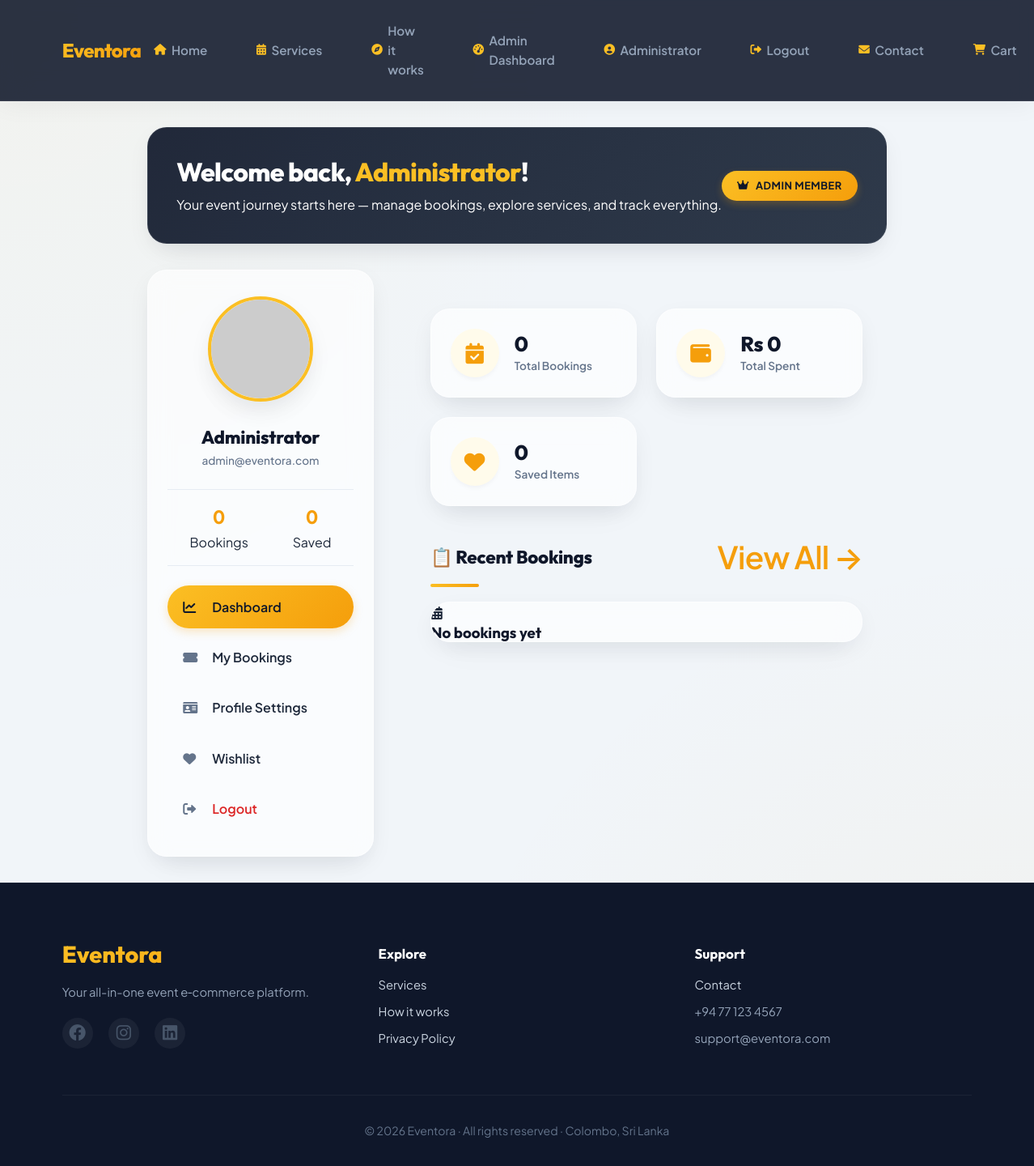
Screenshot of /uploads/profile.php (signed in) with the database file from the repository.
### tables this page shows
CREATE TABLE IF NOT EXISTS users (
    id INT AUTO_INCREMENT PRIMARY KEY,
    name VARCHAR(100) NOT NULL,
    email VARCHAR(100) UNIQUE NOT NULL,
    password VARCHAR(255) NOT NULL,
    phone VARCHAR(20) DEFAULT NULL,
    address TEXT DEFAULT NULL,
    city VARCHAR(100) DEFAULT NULL,
    profile_image VARCHAR(500) DEFAULT NULL,
    role ENUM('user', 'admin', 'vendor') DEFAULT 'user',
    status ENUM('active', 'inactive', 'banned') DEFAULT 'active',
    email_verified BOOLEAN DEFAULT FALSE,
    verification_token VARCHAR(255) DEFAULT NULL,
    reset_token VARCHAR(255) DEFAULT NULL,
    reset_expires DATETIME DEFAULT NULL,
    last_login DATETIME DEFAULT NULL,
    created_at TIMESTAMP DEFAULT CURRENT_TIMESTAMP,
    updated_at TIMESTAMP DEFAULT CURRENT_TIMESTAMP ON UPDATE CURRENT_TIMESTAMP,
    INDEX idx_email (email),
    INDEX idx_role (role),
    INDEX idx_status (status)
);

### uploads/profile.php (the view, shortened to what this page needs)
<?php
require_once '../backend/config.php';
$userId = $_SESSION['user_id'];
try {
    $stmt = $pdo->prepare("SELECT * FROM users WHERE id = ?");
    $stmt->execute([$userId]);
    $user = $stmt->fetch();
} catch (PDOException $e) {
    $user = [];
}
try {
    $stmt = $pdo->prepare("SELECT b.*, s.name AS service_name, s.category, s.image_url FROM bookings b JOIN services s ON b.service_id = s.id WHERE b.user_id = ? ORDER BY b.booking_date DESC");
    $stmt->execute([$userId]);
    $bookings = $stmt->fetchAll();
} catch (PDOException $e) {
    $bookings = [];
}
try {
    $stmt = $pdo->prepare("SELECT w.*, s.id AS service_id, s.name, s.price, s.image_url, s.category, s.rating FROM wishlist w JOIN services s ON w.service_id = s.id WHERE w.user_id = ?");
    $stmt->execute([$userId]);
    $wishlist = $stmt->fetchAll();
} catch (PDOException $e) {
    $wishlist = [];
}
$totalSpent = 0;
?>
<!DOCTYPE html>
<html lang="en">
<head>
    <link rel="stylesheet" href="https://cdnjs.cloudflare.com/ajax/libs/font-awesome/6.0.0-beta3/css/all.min.css">
    <link rel="stylesheet" href="../css/style.css">
</head>
<body>
    <?php include 'header.php'; ?>
    <main class="profile-container">
        <div class="welcome-banner">
            <div class="welcome-content">
                <div class="welcome-text">
                    <h1>Welcome back, <span style="color:var(--accent-gold);"><?php echo htmlspecialchars($user['name']); ?></span>!</h1>
                    <p>Your event journey starts here — manage bookings, explore services, and track everything.</p>
                </div>
                <div class="role-badge"><i class="fas fa-crown"></i> <span><?php echo ucfirst($user['role']); ?> Member</span></div>
            </div>
        </div>
        <div class="dashboard-grid">
            <aside class="profile-sidebar">
                <div class="avatar-container">
                    <img src="https://ui-avatars.com/api/?background=fbbf24&color=0f172a&bold=true&size=130&name=<?php echo urlencode($user['name']); ?>" alt="Avatar" class="profile-avatar">
                </div>
                <h3 class="profile-name"><?php echo htmlspecialchars($user['name']); ?></h3>
                <p class="profile-email"><?php echo htmlspecialchars($user['email']); ?></p>
                <div class="profile-stats">
                    <div class="stat-item"><div class="stat-number"><?php echo count($bookings); ?></div><div class="stat-label">Bookings</div></div>
                    <div class="stat-item"><div class="stat-number"><?php echo count($wishlist); ?></div><div class="stat-label">Saved</div></div>
                </div>
                <div class="sidebar-menu">
                    <div class="menu-item active" data-panel="dashboard"><i class="fas fa-chart-line"></i> Dashboard</div>
                    <div class="menu-item" data-panel="bookings"><i class="fas fa-ticket-alt"></i> My Bookings</div>
                    <div class="menu-item" data-panel="profile"><i class="fas fa-id-card"></i> Profile Settings</div>
                    <div class="menu-item" data-panel="wishlist"><i class="fas fa-heart"></i> Wishlist</div>
                    <a href="#" onclick="logout(); return false;" class="menu-item logout-btn" style="color: #dc2626;"><i class="fas fa-sign-out-alt"></i> Logout</a>
                </div>
            </aside>
            <div class="main-content">
                <div class="panel active-panel" id="dashboardPanel">
                    <div class="dashboard-cards">
                        <div class="stat-card">
                            <div class="stat-icon"><i class="fas fa-calendar-check"></i></div>
                            <div class="stat-info"><h3><?php echo count($bookings); ?></h3><p>Total Bookings</p></div>
                        </div>
                        <div class="stat-card">
                            <div class="stat-icon"><i class="fas fa-wallet"></i></div>
                            <div class="stat-info"><h3>Rs <?php echo number_format($totalSpent, 0); ?></h3><p>Total Spent</p></div>
                        </div>
                        <div class="stat-card">
                            <div class="stat-icon"><i class="fas fa-heart"></i></div>
                            <div class="stat-info"><h3><?php echo count($wishlist); ?></h3><p>Saved Items</p></div>
                        </div>
                    </div>
                    <div class="section-title">
                        <h2>📋 Recent Bookings</h2>
                        <a onclick="switchPanel('bookings')" style="color: var(--accent-amber); font-weight: 600;">View All →</a>
                    </div>
                    <div class="bookings-list">
                        <?php if (count($bookings) > 0): ?>
                            <?php foreach (array_slice($bookings, 0, 3) as $b): ?>
                                <div class="booking-item">
                                    <div class="booking-info">
                                        <h4><?php echo htmlspecialchars($b['service_name']); ?></h4>
                                        <p>
                                            <span><i class="fas fa-calendar"></i> <?php echo date('M d, Y', strtotime($b['event_date'])); ?></span>
                                            <span><i class="fas fa-users"></i> <?php echo $b['guests']; ?> guests</span>
                                        </p>
                                        <span class="booking-status status-<?php echo $b['status']; ?>"><?php echo $b['status']; ?></span>
                                    </div>
                                    <div class="booking-price">Rs <?php echo number_format($b['total_price'], 0); ?></div>
                                </div>
                            <?php endforeach; ?>
                        <?php else: ?>
                            <div class="empty-state">
                                <i class="fas fa-calendar-alt"></i>
                                <h3>No bookings yet</h3>
                            </div>
                        <?php endif; ?>
                    </div>
                </div>
            </div>
        </div>
    </main>
    <?php include 'footer.php'; ?>
</body>
</html>

### css/style.css (style rules this page uses)
* { margin: 0; padding: 0; box-sizing: border-box; }
:root { --primary-dark: #0f172a; --primary-light: #1e293b; --accent-gold: #fbbf24; --accent-amber: #f59e0b; --text-light: #f8fafc; --text-dark: #1e293b; --text-muted: #64748b; --bg-light: #f1f5f9; --bg-card: rgba(255, 255, 255, 0.72); --border-light: rgba(226, 232, 240, 0.8); --shadow-sm: 0 4px 6px -2px rgba(15, 23, 42, 0.05); --shadow-md: 0 10px 30px -5px rgba(15, 23, 42, 0.08), 0 20px 40px -15px rgba(15, 23, 42, 0.06); --shadow-lg: 0 20px 50px -10px rgba(15, 23, 42, 0.12); --gradient-gold: linear-gradient(135deg, var(--accent-gold), var(--accent-amber)); --border-radius: 1.5rem; --border-radius-sm: 0.9rem; --glass-bg: rgba(255, 255, 255, 0.65); --glass-bg-dark: rgba(15, 23, 42, 0.04); --glass-border: rgba(255, 255, 255, 0.5); --glass-shadow: 0 8px 32px 0 rgba(15, 23, 42, 0.06); --backdrop-blur: blur(14px) saturate(140%); }
body { font-family: 'Plus Jakarta Sans', -apple-system, BlinkMacSystemFont, 'Segoe UI', Roboto, sans-serif; background: radial-gradient(circle at 0% 0%, rgba(251, 191, 36, 0.05) 0%, transparent 40%), radial-gradient(circle at 100% 100%, rgba(245, 158, 11, 0.05) 0%, transparent 40%), #f1f5f9; background-attachment: fixed; color: var(--text-dark); line-height: 1.6; min-height: 100vh; display: flex; flex-direction: column; }
h1, h2, h3, h4, h5, h6 { font-family: 'Outfit', sans-serif; font-weight: 700; line-height: 1.2; color: var(--primary-dark); }
.section-title { font-size: 2.4rem; font-weight: 800; margin-bottom: 2rem; position: relative; display: inline-block; color: var(--primary-dark); letter-spacing: -0.02em; }
.section-title::after { content: ''; position: absolute; bottom: -6px; left: 0; width: 60px; height: 4px; background: var(--gradient-gold); border-radius: 20px; }
.main-content { flex: 1; max-width: 1300px; width: 90%; margin: 3rem auto; }
.glass-card, .form-card, .cart-items, .cart-summary, .service-details-container, .contact-form-container, .privacy-content, .about-section, .value-card, .info-card, .company-story, .step-item, .testimonial-card, .category-card, .profile-card, .stat-card, .metric-card, .admin-table-card { background: var(--glass-bg) !important; backdrop-filter: var(--backdrop-blur) !important; -webkit-backdrop-filter: var(--backdrop-blur) !important; border: 1px solid var(--glass-border) !important; box-shadow: var(--shadow-md) !important; border-radius: var(--border-radius) !important; transition: all 0.4s cubic-bezier(0.165, 0.84, 0.44, 1) !important; }

### rows the page displays
users: name "Administrator", role "ADMIN", email "admin@eventora.com"

### other values shown
$userName "Administrator"
count($bookings) "0"
count($wishlist) "0"
$totalSpent "0"
